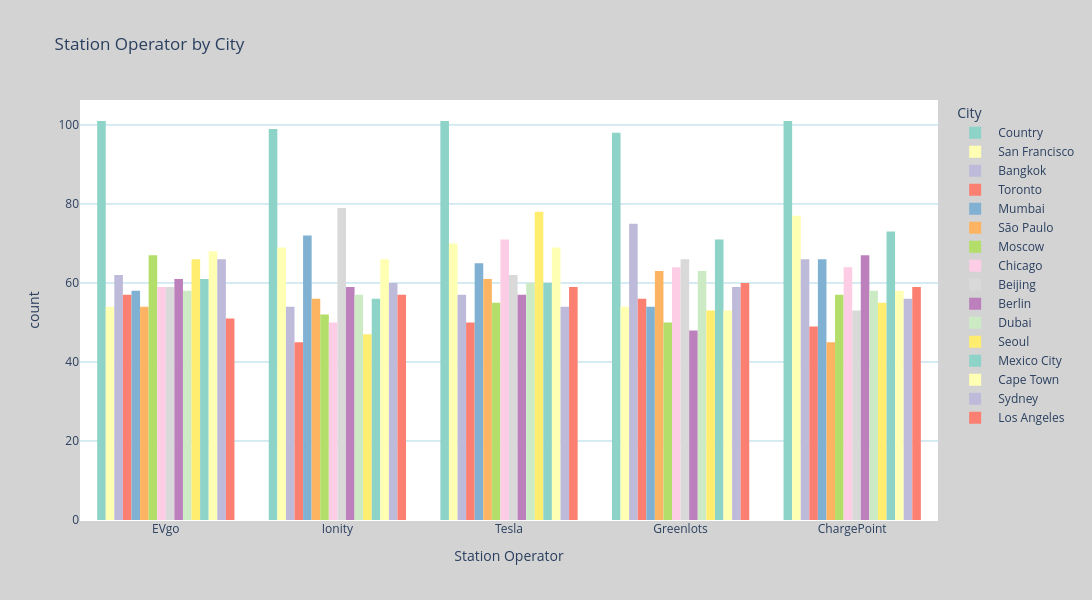

Source (notebook cell):
### Code cell
fig = px.histogram(
    df,
    x="Station Operator",
    color="City",
    barmode="group",
    title="Station Operator by City",
    color_discrete_sequence=px.colors.qualitative.Set3
)

# Customize layout + increase graph size
fig.update_layout(
    width=1100,          # width of the graph
    height=600,         # height of the graph (increase here)
    plot_bgcolor="white",
    paper_bgcolor="lightgray",
    xaxis=dict(showgrid=False),
    yaxis=dict(gridcolor="lightblue"),
    bargap=0.2
)

fig.show()

### Figure 1 — Plotly figure (JSON) as saved in the notebook; plotly's stock layout.template omitted (floating-point values rounded to 4 significant figures; data arrays with more than 128 entries replaced by an {"elided": "..."} marker saying what was removed)
{"data": [{"alignmentgroup": "True", "bingroup": "x", "hovertemplate": "City= Country<br>Station Operator=%{x}<br>count=%{y}<extra></extra>", "legendgroup": " Country", "marker": {"color": "rgb(141,211,199)", "pattern": {"shape": ""}}, "name": " Country", "offsetgroup": " Country", "orientation": "v", "showlegend": true, "type": "histogram", "x": {"elided": "500 str values"}, "xaxis": "x", "yaxis": "y"}, {"alignmentgroup": "True", "bingroup": "x", "hovertemplate": "City= San Francisco<br>Station Operator=%{x}<br>count=%{y}<extra></extra>", "legendgroup": " San Francisco", "marker": {"color": "rgb(255,255,179)", "pattern": {"shape": ""}}, "name": " San Francisco", "offsetgroup": " San Francisco", "orientation": "v", "showlegend": true, "type": "histogram", "x": {"elided": "324 str values"}, "xaxis": "x", "yaxis": "y"}, {"alignmentgroup": "True", "bingroup": "x", "hovertemplate": "City= Bangkok<br>Station Operator=%{x}<br>count=%{y}<extra></extra>", "legendgroup": " Bangkok", "marker": {"color": "rgb(190,186,218)", "pattern": {"shape": ""}}, "name": " Bangkok", "offsetgroup": " Bangkok", "orientation": "v", "showlegend": true, "type": "histogram", "x": {"elided": "314 str values"}, "xaxis": "x", "yaxis": "y"}, {"alignmentgroup": "True", "bingroup": "x", "hovertemplate": "City= Toronto<br>Station Operator=%{x}<br>count=%{y}<extra></extra>", "legendgroup": " Toronto", "marker": {"color": "rgb(251,128,114)", "pattern": {"shape": ""}}, "name": " Toronto", "offsetgroup": " Toronto", "orientation": "v", "showlegend": true, "type": "histogram", "x": {"elided": "257 str values"}, "xaxis": "x", "yaxis": "y"}, {"alignmentgroup": "True", "bingroup": "x", "hovertemplate": "City= Mumbai<br>Station Operator=%{x}<br>count=%{y}<extra></extra>", "legendgroup": " Mumbai", "marker": {"color": "rgb(128,177,211)", "pattern": {"shape": ""}}, "name": " Mumbai", "offsetgroup": " Mumbai", "orientation": "v", "showlegend": true, "type": "histogram", "x": {"elided": "315 str values"}, "xaxis": "x", "yaxis": "y"}, {"alignmentgroup": "True", "bingroup": "x", "hovertemplate": "City= São Paulo<br>Station Operator=%{x}<br>count=%{y}<extra></extra>", "legendgroup": " São Paulo", "marker": {"color": "rgb(253,180,98)", "pattern": {"shape": ""}}, "name": " São Paulo", "offsetgroup": " São Paulo", "orientation": "v", "showlegend": true, "type": "histogram", "x": {"elided": "279 str values"}, "xaxis": "x", "yaxis": "y"}, {"alignmentgroup": "True", "bingroup": "x", "hovertemplate": "City= Moscow<br>Station Operator=%{x}<br>count=%{y}<extra></extra>", "legendgroup": " Moscow", "marker": {"color": "rgb(179,222,105)", "pattern": {"shape": ""}}, "name": " Moscow", "offsetgroup": " Moscow", "orientation": "v", "showlegend": true, "type": "histogram", "x": {"elided": "281 str values"}, "xaxis": "x", "yaxis": "y"}, {"alignmentgroup": "True", "bingroup": "x", "hovertemplate": "City= Chicago<br>Station Operator=%{x}<br>count=%{y}<extra></extra>", "legendgroup": " Chicago", "marker": {"color": "rgb(252,205,229)", "pattern": {"shape": ""}}, "name": " Chicago", "offsetgroup": " Chicago", "orientation": "v", "showlegend": true, "type": "histogram", "x": {"elided": "308 str values"}, "xaxis": "x", "yaxis": "y"}, {"alignmentgroup": "True", "bingroup": "x", "hovertemplate": "City= Beijing<br>Station Operator=%{x}<br>count=%{y}<extra></extra>", "legendgroup": " Beijing", "marker": {"color": "rgb(217,217,217)", "pattern": {"shape": ""}}, "name": " Beijing", "offsetgroup": " Beijing", "orientation": "v", "showlegend": true, "type": "histogram", "x": {"elided": "319 str values"}, "xaxis": "x", "yaxis": "y"}, {"alignmentgroup": "True", "bingroup": "x", "hovertemplate": "City= Berlin<br>Station Operator=%{x}<br>count=%{y}<extra></extra>", "legendgroup": " Berlin", "marker": {"color": "rgb(188,128,189)", "pattern": {"shape": ""}}, "name": " Berlin", "offsetgroup": " Berlin", "orientation": "v", "showlegend": true, "type": "histogram", "x": {"elided": "292 str values"}, "xaxis": "x", "yaxis": "y"}, {"alignmentgroup": "True", "bingroup": "x", "hovertemplate": "City= Dubai<br>Station Operator=%{x}<br>count=%{y}<extra></extra>", "legendgroup": " Dubai", "marker": {"color": "rgb(204,235,197)", "pattern": {"shape": ""}}, "name": " Dubai", "offsetgroup": " Dubai", "orientation": "v", "showlegend": true, "type": "histogram", "x": {"elided": "296 str values"}, "xaxis": "x", "yaxis": "y"}, {"alignmentgroup": "True", "bingroup": "x", "hovertemplate": "City= Seoul<br>Station Operator=%{x}<br>count=%{y}<extra></extra>", "legendgroup": " Seoul", "marker": {"color": "rgb(255,237,111)", "pattern": {"shape": ""}}, "name": " Seoul", "offsetgroup": " Seoul", "orientation": "v", "showlegend": true, "type": "histogram", "x": {"elided": "299 str values"}, "xaxis": "x", "yaxis": "y"}, {"alignmentgroup": "True", "bingroup": "x", "hovertemplate": "City= Mexico City<br>Station Operator=%{x}<br>count=%{y}<extra></extra>", "legendgroup": " Mexico City", "marker": {"color": "rgb(141,211,199)", "pattern": {"shape": ""}}, "name": " Mexico City", "offsetgroup": " Mexico City", "orientation": "v", "showlegend": true, "type": "histogram", "x": {"elided": "321 str values"}, "xaxis": "x", "yaxis": "y"}, {"alignmentgroup": "True", "bingroup": "x", "hovertemplate": "City= Cape Town<br>Station Operator=%{x}<br>count=%{y}<extra></extra>", "legendgroup": " Cape Town", "marker": {"color": "rgb(255,255,179)", "pattern": {"shape": ""}}, "name": " Cape Town", "offsetgroup": " Cape Town", "orientation": "v", "showlegend": true, "type": "histogram", "x": {"elided": "314 str values"}, "xaxis": "x", "yaxis": "y"}, {"alignmentgroup": "True", "bingroup": "x", "hovertemplate": "City= Sydney<br>Station Operator=%{x}<br>count=%{y}<extra></extra>", "legendgroup": " Sydney", "marker": {"color": "rgb(190,186,218)", "pattern": {"shape": ""}}, "name": " Sydney", "offsetgroup": " Sydney", "orientation": "v", "showlegend": true, "type": "histogram", "x": {"elided": "295 str values"}, "xaxis": "x", "yaxis": "y"}, {"alignmentgroup": "True", "bingroup": "x", "hovertemplate": "City= Los Angeles<br>Station Operator=%{x}<br>count=%{y}<extra></extra>", "legendgroup": " Los Angeles", "marker": {"color": "rgb(251,128,114)", "pattern": {"shape": ""}}, "name": " Los Angeles", "offsetgroup": " Los Angeles", "orientation": "v", "showlegend": true, "type": "histogram", "x": {"elided": "286 str values"}, "xaxis": "x", "yaxis": "y"}], "layout": {"bargap": 0.2, "barmode": "group", "height": 600, "legend": {"title": {"text": "City"}, "tracegroupgap": 0}, "paper_bgcolor": "lightgray", "plot_bgcolor": "white", "title": {"text": "Station Operator by City"}, "width": 1100, "xaxis": {"anchor": "y", "autorange": true, "domain": [0, 1], "range": [-0.5, 4.5], "showgrid": false, "title": {"text": "Station Operator"}, "type": "category"}, "yaxis": {"anchor": "x", "autorange": true, "domain": [0, 1], "gridcolor": "lightblue", "range": [0, 106.3], "title": {"text": "count"}}}}
